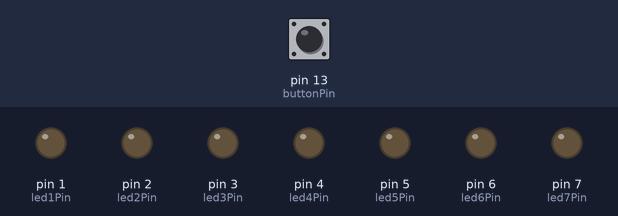
Recording of a sketch running on a simulated Arduino Uno, built with avr-gcc and run on an emulated ATmega328P. Shown: output pins drawn as LEDs (lit = HIGH). Dashed ring = blinking. The inputs (shaded band) are chosen by the test bench; at power-on: pin 13 (buttonPin) LOW.

Above: at 1.8 s.
1.9 s: pin 13 (buttonPin) pulled HIGH for 1 s
At 3.0 s:
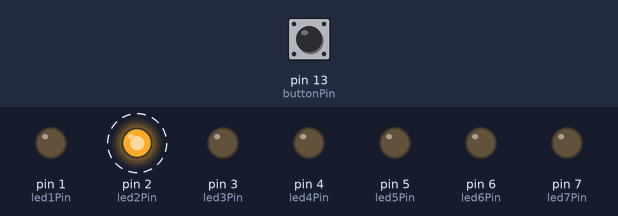
5.7 s: pin 13 (buttonPin) pulled HIGH for 0.4 s
At 6.2 s:
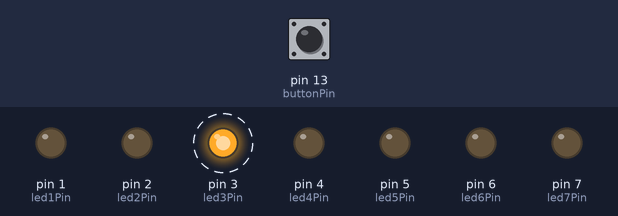
8.7 s: pin 13 (buttonPin) pulled HIGH for 0.4 s
At 9.2 s:
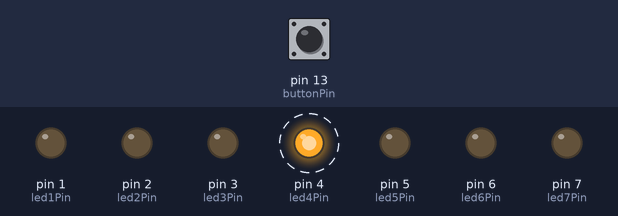
11.7 s: pin 13 (buttonPin) pulled HIGH for 3.2 s
At 14.1 s:
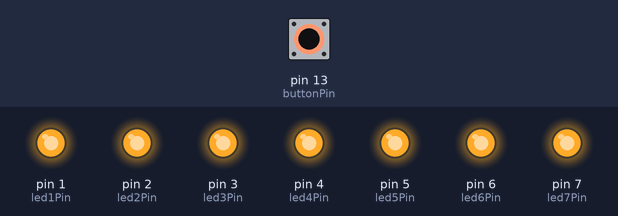
Timing chart, 0 to 17.4 s (numbered marks = the images above; inputs shaded):
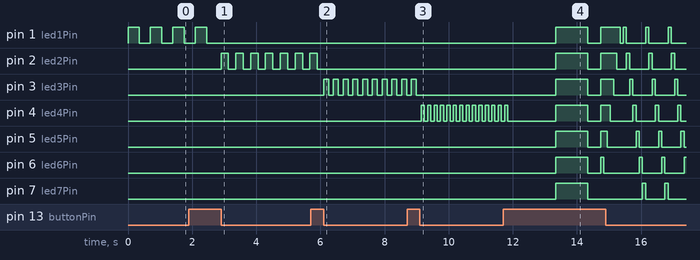

Measured:
- after the input at 1.9 s, pin 1 (led1Pin): goes on until 2.5 s, then stays LOW; pin 2 (led2Pin): alternates HIGH for 0.23 s and LOW for 0.23 s, starting after 1.0 s
- after the input at 5.7 s, pin 2 (led2Pin): goes on until 5.9 s, then stays LOW; pin 3 (led3Pin): alternates HIGH for 0.15 s and LOW for 0.15 s, starting after 0.40 s
- after the input at 8.7 s, pin 3 (led3Pin): goes on until 9.0 s, then stays LOW; pin 4 (led4Pin): alternates HIGH for 0.10 s and LOW for 0.10 s, starting after 0.44 s
- after the input at 11.7 s, pin 1 (led1Pin): LOW → HIGH after 1.6 s, → LOW 1.0 s later, → HIGH 0.40 s later, → LOW 0.60 s later, … (10 changes in this stretch); pin 2 (led2Pin): LOW → HIGH after 1.6 s, → LOW 1.0 s later, → HIGH 0.40 s later, → LOW 0.50 s later, … (10 changes in this stretch)

The sketch:

ReactionGame.ino
```cpp
//#####Reaction Game on Arduino#####
//#####Designed by Karcher & Scott, Coded by Scott.#####
/**
 * PLAYER INSTRUCTIONS
 * Step1 Select level: An LED will be blinking indicating the current speed of that level. Click on the button to step into next level. Hold the button for 1.5 seconds to select that level.
 * Step2 Game: when all LEDs turn off one by one, the game starts. Set a specific LED in your mind, and try to click (AND HOLD) (Reason explained in the comment for the function on buttom of this program)
 the button as that specific LED light up. Go ahead and see how close you can get to that LED! Game will automatically restarts for the same level
 Step3 Change level: Click the the tiny red button on the arduino board to reset arduino

 */
// -----GAME SETTING----------------------------------------------
const double DEFAULTSPEED = 350.0; //Speed for level 1
const double MULTIPLE = 0.66;  //speedForCurrentLevel * MULTIPLE = speedForNextLevel
//------Variables------------------------------------------------
int led1Pin = 1;
int led2Pin = 2;
int led3Pin = 3;
int led4Pin = 4;
int led5Pin = 5;
int led6Pin = 6;
int led7Pin = 7;
int buttonPin = 13;
int stopp = 0;  //Variable that indicates the button is pressed, game stop.
int ledCount = 1;  //Variable storing the current LED number flashing during the game
double speedd = DEFAULTSPEED;
//-------System Setup-----------------------------------------
void setup() {
  for (int i = led1Pin; i <= led7Pin; i++)    // Setting up LED pins to OUTPUT
    pinMode(i, OUTPUT);
  pinMode(buttonPin, INPUT);
  setLevel();
}
//------System Loop------------------------------------------
void loop() {
  game();
}
//------Modular functions--------------------------------

void game() {
  reset();
  prepare();
  while (stopp == 0) {
    gamingLoop();
  }
  resultDisplay();
}

void setLevel() { //No.1 Set level
  int led = led1Pin;
  while (1) {
    flash(led, speedd);
    if (digitalRead(buttonPin) == 1) {     //If button pressed
      int holdTime = buttonHoldTime(1500); //Retrieve button hold time and assign to variable holdTime
      if (holdTime == 1500) {          //If reach maximum time limit, meaning that the current level is chosen
        break;                         //Lvl set complete. Break out of the loop and start the game!
      }
      else {            //Going to next level
        if (led == led7Pin) { //If its already the last level (level.7), go back to level.1 and reset speed
          led = led1Pin;
          speedd = DEFAULTSPEED;
        }
        else {
          speedd *= MULTIPLE; //Changing the speed to next level's
          led++; //Changing level indicator to next one
        }
      }
    }
    else {
      delay(speedd);  //Blinking led for current level
    }
  }
}
void reset() {    //-----No.2 Reset variables
  stopp = 0;
  ledCount = led1Pin;
}

void prepare() {  //-----No.3 User ready
  blinkAll(1000, 400);
  setAll(HIGH);                  //Turn on all LEDS
  for (int i = led7Pin; i >= led1Pin; i--) {  //Turn them off one by one to indicate the game is about to start
    digitalWrite(i, LOW);
    delay(100);
  }

}


void gamingLoop() { //-----No.4 GAME TIME
  while (stopp == 0) {
    flash(ledCount, speedd);
    ledCount++;
    if (ledCount == 8 && stopp == 0)
      ledCount = led1Pin;
  }
}


void resultDisplay() { //-----No.5 Game result
  ledCount--;
  flash(ledCount, 1000);
  delay(400);
  flash(ledCount, 1000);
  delay(400);
  flash(ledCount, 1000);
  delay(400);
  flash(ledCount, 1000);
}

//-----Core Functions---------------------------------------------------

/**
   Count how long the button has been hold by
   delaying 50 milliseconds and detect whether
   the button has been released. If not, continue
   the loop, and if released, return the total
   delay time (hold time).

   @Parameter: maximumLimit: Gives the maximum time one could hold the button. When that time is reached, loop breaks and return the maximum time.
   @Returns: holdTime: The time the button is hold
*/
unsigned int buttonHoldTime(int maximumLimit) {
  unsigned int holdTime = 0;
  while (1) {
    holdTime += 50;
    delay(50);
    if (digitalRead(buttonPin) == 0 || holdTime >= maximumLimit)  //Button released or maximumTime reached
      break;
  }
  return holdTime;

}

/**
   Set all led lights to input status (HIGH/ LOW)

   @Parameter: status: The status LEDs will be set to
*/
void setAll(int status) {
  for (int i = led1Pin; i <= led7Pin; i++)
    digitalWrite(i, status);
}

/**
   Turn on all LEDs, keep them some time,
   and turn off all LEDs, and delay some time.
   This will blink all LEDs if is used contimuously

   @Parameter: time: The time to hold all LEDs on in milliseconds
   @Parameter: dly: The time to hold all LEDs off in milliseconds
*/
void blinkAll(int time, int dly) {
  setAll(HIGH);
  delay(time);
  setAll(LOW);
  delay(dly);
}

/**
   Flash the specific LED, turning it on and hold some time, then turn off
   IMMIDIATELY BEFORE THE LED SHUT OFF, if button pressed, value 1 will
   be assigned to the global variable stopp for the game to stop
   ##THUS, player need to hold the button for longer than the delay in that level,
   to make sure the led currently displayed to the user could be stopped.##
   ##This limitation could be overcomed by replacing the "delay(interval);" by use of
   Clock Interrupt.##

   @Parameter: ledPin: The specific LED that will be flashed
   @Parameter: interval: The time interval the specific LED will be hold on
*/
void flash(int ledPin, int interval) {
  digitalWrite(ledPin, HIGH);
  delay(interval);
  if (digitalRead(buttonPin) == HIGH) //If the button is pressed
    stopp = 1;
  digitalWrite(ledPin, LOW);
}
```
